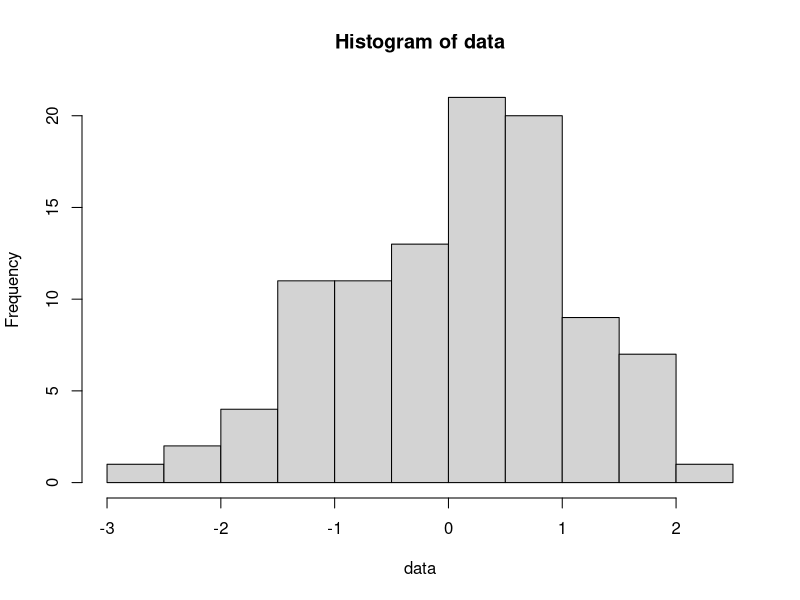

This chart was generated by the following R code: (Note: this script raises an error after producing the figure.)
# ECO519: Exercise 1, Bootstrapping and Randomization Inference

# 0. Set up environment and paths
rm(list = ls())

root <- paste0("/Users/tombearpark/Documents/princeton/", 
               "1st_year/term2/ECO518_Metrics2/")
out <- paste0(root, "sims/exercises/1_bootstrap")


# 1. 
data <- c(3.66, 1.00, -0.87, 2.90, -0.80, 3.20, 1.69, -3.53, 3.22, 3.53)

mean <- 0
var <- 1
n <- 100

data <- rnorm(n = n, sd = var, mean = mean)

hist(data)
mean(data)

# length is 1.96 * 2

# through bootstrapping, can i get CIs right?
sample_and_mean <- function(i, data){
  data.frame(i = i, mean = sample(data, length(data), replace = TRUE))
}

# 1. Gak
draws <- map_dfr(1:100000, sample_and_mean, data = data)

draws <- draws %>% arrange(mean)

mean(draws$mean)
sd(draws$mean)
hist(draws$mean)
